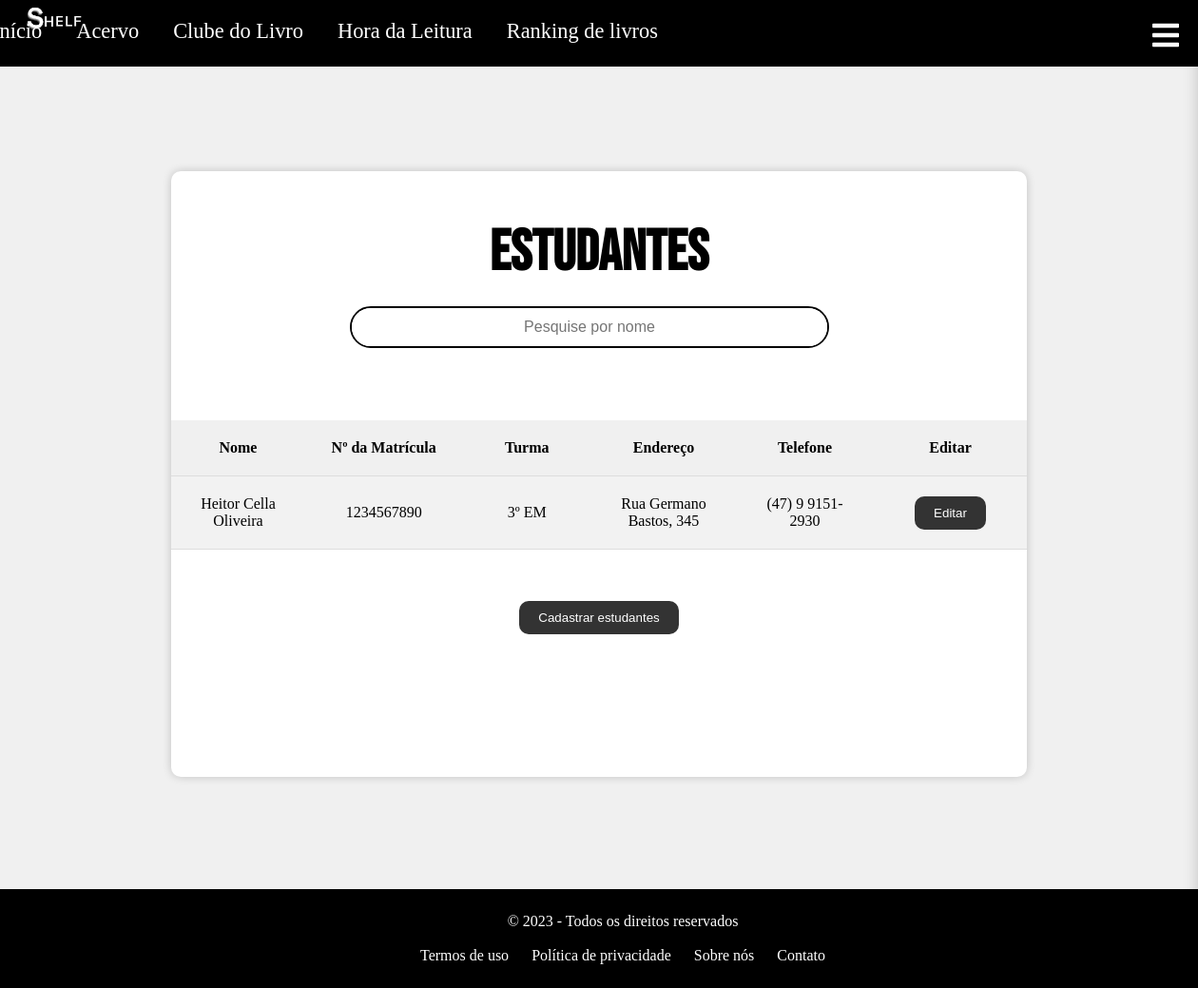
The page /estudantes.php on the database as committed earlier.
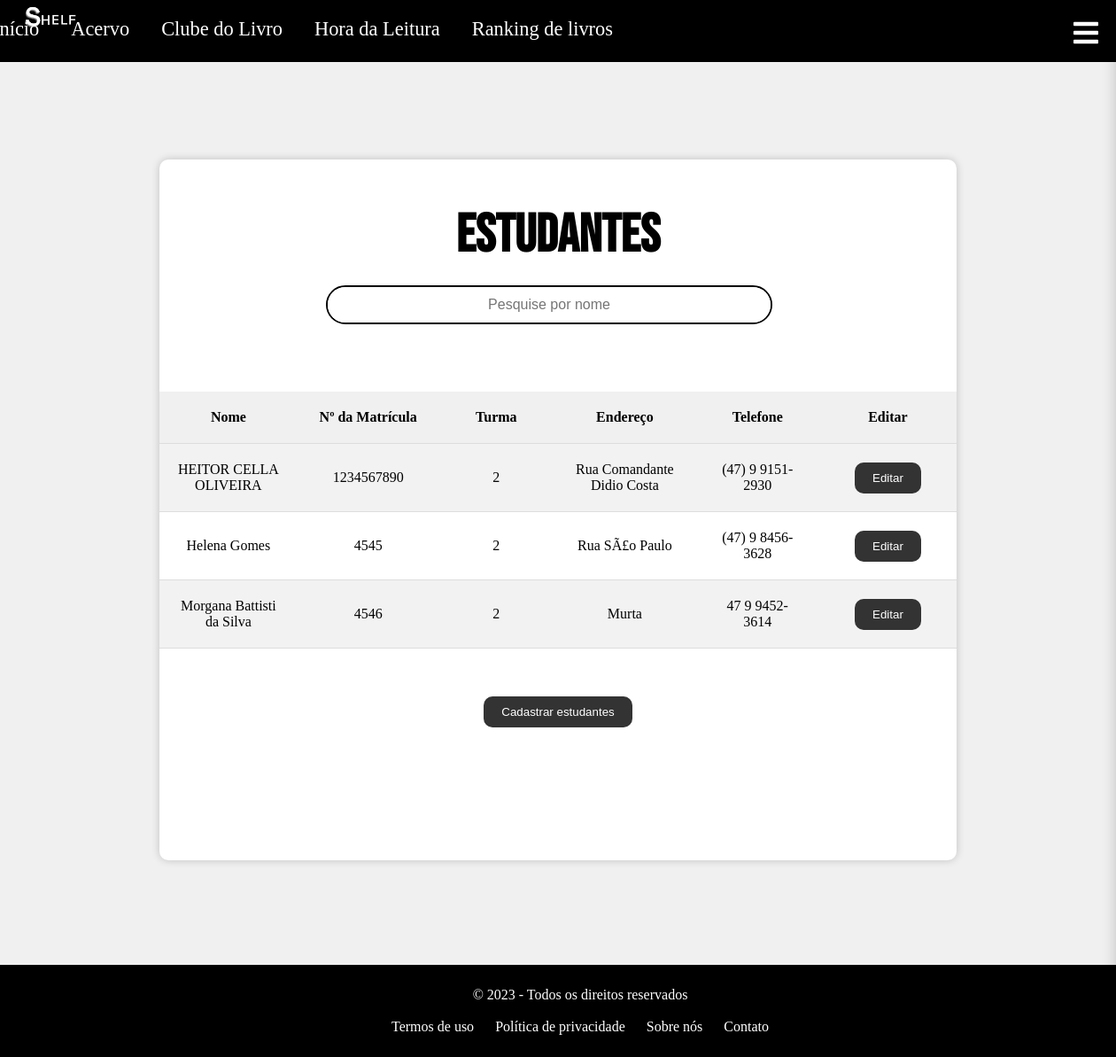
The same page on the database as committed later.
### tables this page shows
CREATE TABLE `cadastroalunos` (
  `id` int(11) NOT NULL,
  `nome` varchar(140) NOT NULL,
  `turma` varchar(140) NOT NULL,
  `telefone` varchar(100) NOT NULL,
  `endereco` varchar(140) NOT NULL,
  `nMatricula` int(11) NOT NULL,
  `qtdEmprestimo` int(11) NOT NULL
);

### estudantes.php (the view, shortened to what this page needs)
<!DOCTYPE html>
<html lang="en">
<head>
    <link rel="stylesheet" href="https://cdnjs.cloudflare.com/ajax/libs/font-awesome/5.15.3/css/all.min.css">
</head>
<body style="background:#f0f0f0; overflow-x: hidden;">
<nav class="navbar">
        <img src="Imagens/logo.png"class="logoo" >
        <a href="index.php">Início</a>
        <a href="catalogo.php">Acervo</a>
        <a href="clubeLivro.php">Clube do Livro</a>
         <a href="horaLeitura.php">Hora da Leitura</a>
        <a href="rankingLivros.php">Ranking de livros</a>
        <div class="icon-menu white" id="icon-menu">
            <i class="fas fa-bars fa-2xl"></i>
        </div>
    </nav>
<div class="center-container">
   <div class="white-background">
    <center>
    <h1 style="font-family: 'Bebas Neue', sans-serif; font-size: 60px; margin-top: -100px;">Estudantes</h1>
    <?php
$hostname = '127.0.0.1';
$user = 'root';
$password = 'root';
$database = 'biblioteca';
$conexao = new mysqli($hostname, $user, $password, $database);
if ($conexao->connect_errno) {
    echo 'Failed to connect to MySQL: ' . $conexao->connect_error;
    exit();
} else {
    $mostrarestudantes = 'SELECT * FROM `cadastroalunos`';
    $resultado = $conexao->query($mostrarestudantes);
    echo '<div class="custom-search-box">';
    echo '<input type="text" id="pesquisa" class="custom-search-txt" onkeyup="showHint(this.value)" placeholder="Pesquise por nome">';
    echo '</div>';
}
        echo '<br>';
        echo '<br>';
        echo '<table>';
echo '<tr><th>Nome</th><th>Nº da Matrícula</th><th>Turma</th><th>Endereço</th><th>Telefone</th><th>Editar</th></tr>';
while ($row = mysqli_fetch_array($resultado)) {
    echo "<tr>";
    echo "<td>" . $row['nome'] . "</td>";
    echo "<td>" . $row['nMatricula'] . "</td>";
    echo "<td>" . $row['turma'] . "</td>";
    echo "<td>" . $row['endereco'] . "</td>";
    echo "<td> " . $row['telefone'] . "</td>";
    echo "<td><form method='post' action='estudantesAtualizar.php'>
            <input type='hidden' value='" . $row['id'] . "' id='id' name='id'>
            <input type='submit' value='Editar'>
          </form></td>";
    echo "</tr>";
}
echo '</table>';
echo '<br>';
echo '<br>';
echo '<br>';
echo "<form method='post' action='estudantesCadastrar.php'>
        <input type='submit' value='Cadastrar estudantes'>
      </form>";
?>
</div>
</div>
<footer>
    <p>&copy; 2023 - Todos os direitos reservados </p>
    <br>
    <nav>
        <ul>
            <li><a href="#">Termos de uso</a></li>
            <li><a href="#">Política de privacidade</a></li>
            <li><a href="#">Sobre nós</a></li>
            <li><a href="#">Contato</a></li>
        </ul>
    </nav>
</footer>
</body>
</html>

Rows that differ between the two databases and show on the page:
removed cadastroalunos: nome "Heitor Cella Oliveira", nMatricula "1234567890", turma "3º EM", endereco "Rua Germano Bastos, 345", telefone "(47) 9 9151-2930"
added cadastroalunos: nome "HEITOR CELLA OLIVEIRA", nMatricula "1234567890", turma "2", endereco "Rua Comandante Didio Costa", telefone "(47) 9 9151-2930"
added cadastroalunos: nome "Helena Gomes", nMatricula "4545", turma "2", endereco "Rua SÃ£o Paulo", telefone "(47) 9 8456-3628"
added cadastroalunos: nome "Morgana Battisti da Silva", nMatricula "4546", turma "2", endereco "Murta", telefone "47 9 9452-3614"
